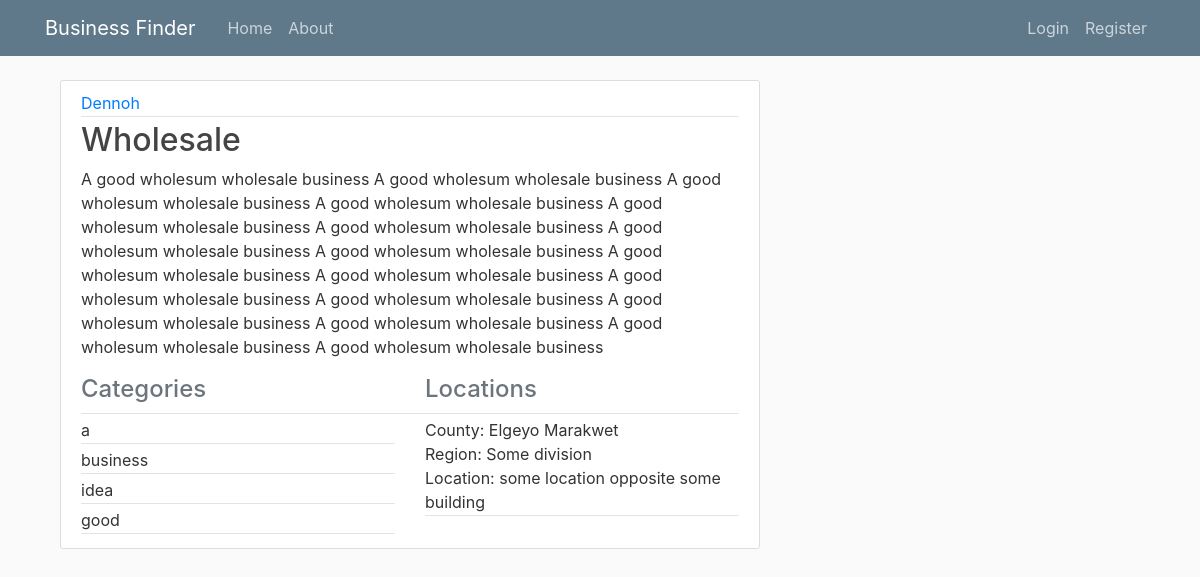
Screenshot of /business/3 with the database file from the repository.
### app/model.py (models this page shows, shortened)
class User(db.Model, UserMixin):
    id = db.Column(db.Integer, primary_key=True)
    username = db.Column(db.String(20), unique=True, nullable=False)
    email = db.Column(db.String(120), unique=True, nullable=False)
    image_file = db.Column(db.String(20), default='default.png', nullable=False)
    password = db.Column(db.String(64), nullable=False)
    businesses = db.relationship('Business', backref='owner', lazy=True)

class Business(db.Model):
    id = db.Column(db.Integer, primary_key=True)
    name = db.Column(db.String(100), nullable=False)
    description = db.Column(db.String(500), nullable=False)
    date_added = db.Column(db.DateTime, nullable=False, default=datetime.utcnow)
    user_id = db.Column(db.Integer, db.ForeignKey('user.id'), nullable=False)
    categories = db.relationship('Category', backref='business', lazy=True)
    locations = db.relationship('Location', backref='business', lazy=True)
    reviews = db.relationship('Review', backref='business', lazy=True)

class Category(db.Model):
    id = db.Column(db.Integer, primary_key=True)
    business_id = db.Column(db.Integer, db.ForeignKey('business.id'), nullable=False)
    category = db.Column(db.String(20), nullable=False)

class Location(db.Model):
    id = db.Column(db.Integer, primary_key=True)
    business_id = db.Column(db.Integer, db.ForeignKey('business.id'), nullable=False)
    county = db.Column(db.String(50), nullable=False)
    region = db.Column(db.String(50), nullable=False)
    location = db.Column(db.String(200), nullable=False)

### app/views.py (the view)
@app.route('/business/<int:biz_id>', methods=['POST', 'GET'])
def business(biz_id):
    data = Business.query.get_or_404(biz_id)
    category = Category.query.filter_by(business_id=biz_id).all()
    location = Location.query.filter_by(business_id=biz_id).all()
    app = {
        "title": "Business Profile"
    }
    return render_template('business_info.html', app=app, post=data, categories=category, locations=location)

### app/templates/business_info.html (shortened to what this page needs)
{% extends "layout.html" %}
{% block content %}
    <div class="container-fluid">
        <div class="row">
            <div class="col-sm-12">
                    <article class="media content-section">
                        <div class="media-body">
                            <div class="article-metadata">
                                <a class="mr-2" href="#">{{ post.owner.username }}</a>
                            </div>
                            <h2><a class="article-title" href="#">{{ post.name }}</a></h2>
                            <p class="article-content">{{ post.description }}</p>
                            <div class="article-metadata">
                                <div class=row>
                                    <div class="col-sm-6">
                                        <h4 class="text-muted">Categories</h4>
                                    </div>
                                    <div class="col-sm-6">
                                        <h4 class="text-muted">Locations</h4>
                                    </div>
                                </div>
                            </div>
                            <div class="row">
                                <div class="col-sm-6">
                                    {% for category in categories %}
                                        {% if post.owner == current_user %}
                                            <p class="article-content article-metadata">{{ category.category }}
                                                <a class="m-1" href="{{ url_for('updateBusinessInfo',biz_id=post.id,category='category',cat_id=category.id) }}">Delete</a></p>
                                        {% else %}
                                            <p class="article-content article-metadata">{{ category.category }}</p>
                                        {% endif %}
                                    {% endfor %}
                                </div>
                                <div class="col-sm-6">
                                    {% for location in locations %}
                                        {% if post.owner == current_user %}
                                            <p class="article-content article-metadata">County: {{ location.county }}
                                                    Region: {{ location.region }}
                                                    Location: {{ location.location }}
                                                <a class="m-1" href="{{ url_for('updateBusinessInfo',biz_id=post.id,category='location',cat_id=location.id) }}">Delete</a></p>
                                        {% else %}
                                        <p class="article-content article-metadata">County: {{ location.county }}
                                                Region: {{ location.region }}
                                                Location: {{ location.location }}</p>
                                        {% endif %}
                                    {% endfor %}
                                </div>
                            </div>
                        </div>
                  </article>
                </div>
            </div>
        </div>
    </div>
{% endblock content %}

### app/static/default.css (style rules this page uses)
body { background: #fafafa; color: #333333; margin-top: 5rem; }
h1, h2, h3, h4, h5, h6 { color: #444444; }
.content-section { background: #ffffff; padding: 10px 20px; border: 1px solid #dddddd; border-radius: 3px; margin-bottom: 20px; }
.article-title { color: #444444; }
.article-content { white-space: pre-line; }
.article-metadata { padding-bottom: 1px; margin-bottom: 4px; border-bottom: 1px solid #e3e3e3 }

### rows the page displays
User: owner.username "Dennoh"
Business: name "Wholesale", description "A good wholesum wholesale business A good wholesum wholesale business A good wholesum wholesale business A good wholesum wholesale business A good wholesum wholesale business A good wholesum wholesale business A good wholesum wholesale business A good wholesum wholesale business A good wholesum wholesale business A good wholesum wholesale business A good wholesum wholesale business A good wholesum wholesale business A good wholesum wholesale business A good wholesum wholesale business A good wholesum wholesale business A good wholesum wholesale business"
Category: category "a"
Category: category "business"
Category: category "idea"
Category: category "good"
Location: county "Elgeyo Marakwet", region "Some division", location "some location opposite some building"
